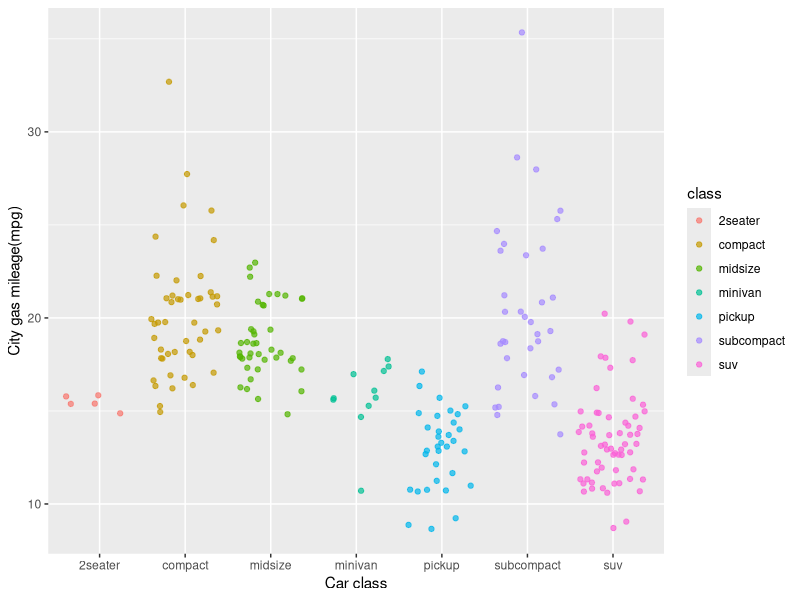

This figure's R source:
## ---- chunk 1
knitr::opts_chunk$set(echo = TRUE)
library(tidyverse)
## ---- chunk 2
ggplot(data = mpg, aes(x = class, y = cty))+
  geom_jitter(aes(color = class), alpha = 0.7)+
  labs(x = "Car class", y = "City gas mileage(mpg)")
